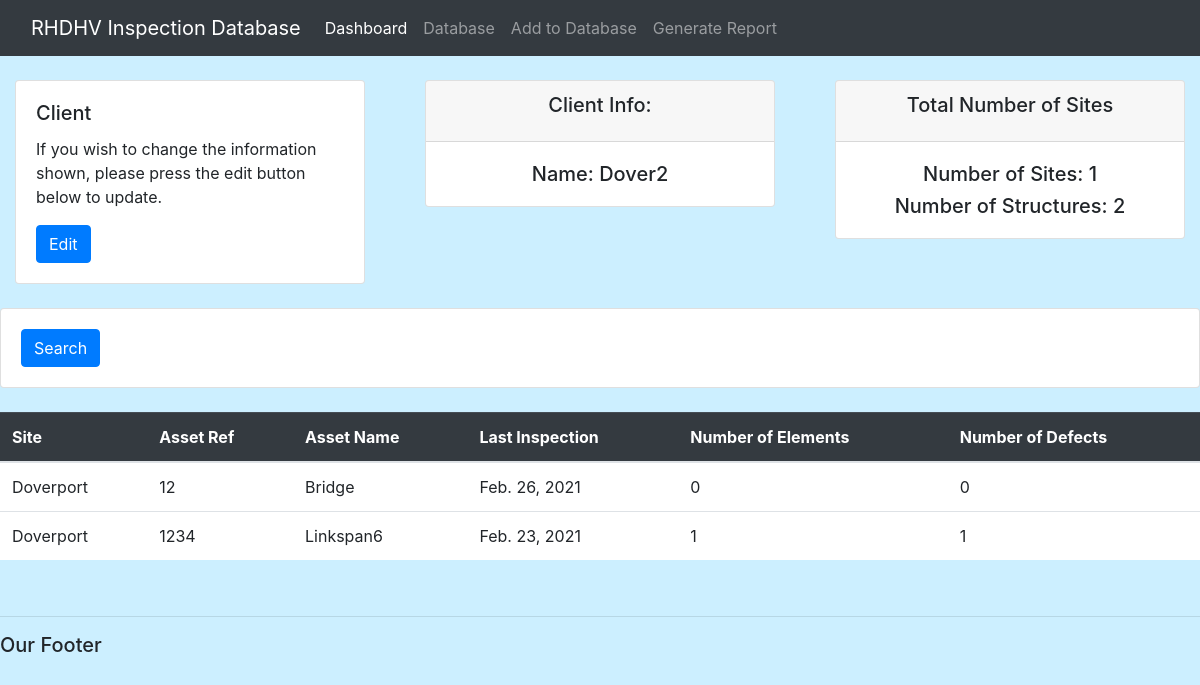
/dashboard/client_info/Dover2/, run on the app's committed database.
### dashboard/models.py (models this page shows, shortened)
class Client(models.Model):
    name = models.CharField(max_length=30)

class Site(models.Model):
    name = models.CharField(max_length=30)
    location = models.CharField(max_length=100)
    client = models.ForeignKey(Client, on_delete=models.CASCADE)
    latitude = models.FloatField(blank=True, null=True)
    longitude = models.FloatField(blank=True, null=True)

class Structure(models.Model):
    id_code = models.CharField(max_length=30)
    name = models.CharField(max_length=30)
    site = models.ForeignKey(Site, on_delete=models.CASCADE)
    date_of_inspection = models.DateField(auto_now=False, default=timezone.now)
    class Meta:
        ordering = ['-date_of_inspection']

### dashboard/views.py (the view)
# urls.py: path('client_info/<str:pk>/', views.client_info, name='client_info'),
def client_info(request, pk):
    client = Client.objects.get(name=pk)
    list_of_info = []
    structure_count = 0
    sites = client.site_set.all()
    for site in sites:
        structures = site.structure_set.all()
        structure_count += site.structure_set.all().count()
        element_count = 0
        for structure in structures:
            defect_count = 0
            elements = structure.element_set.all()
            element_count += structure.element_set.all().count()
            for element in elements:
                defect_count += element.defect_set.all().count()
            list_of_info.append((site.name,
                                 structure.id_code,
                                 structure.name,
                                 structure.date_of_inspection,
                                 element_count,
                                 defect_count))
    context = {'table_info': list_of_info,
               'client_name': client.name,
               'total_sites': sites.count(),
               'total_structures': structure_count}
    return render(request, 'dashboard/client_info.html', context=context)

### dashboard/templates/dashboard/client_info.html (shortened to what this page needs)
<!DOCTYPE html>
<html lang="en">
<head>
    <link rel="stylesheet" href="https://stackpath.bootstrapcdn.com/bootstrap/4.4.1/css/bootstrap.min.css">
</head>
{% include 'dashboard/navbar.html' %}
<body>
    {% include 'dashboard/client_info_dashboard.html' %}
    <br>
    <hr>
    <h5>Our Footer</h5>
</body>
</html>

### dashboard/templates/dashboard/client_info_dashboard.html
<br>
<div class="row">
	<div class="col">
		<div class="col-md">
			<div class="card">
			  <div class="card-body">
				<h5 class="card-title">Client</h5>
				<p class="card-text">If you wish to change the information shown, please press the edit button below to update.</p>
				<a href="{% url 'update_client' client_name %}" class="btn btn-primary">Edit</a>
			  </div>
    		</div>
		</div>
	</div>
	<div class="col">
		<div class="col-md">
			<div class="card text-center  mb-3" id="client_1">
			  	<div class="card-header">
			  		<h5 class="card-title">Client Info:</h5>
			  	</div>
			  	<div class="card-body">
			    	<h5 class="card-text">Name: {{client_name}}</h5>
			  	</div>
			</div>
		</div>
	</div>
	<div class="col">
		<div class="col-md">
			<div class="card text-center  mb-3" id="client_3">
			  	<div class="card-header">
			  		<h5 class="card-title">Total Number of Sites</h5>
			  	</div>
			  	<div class="card-body">
			    	<h5 class="card-text"> Number of Sites: {{total_sites}}</h5>
					<h5 class="card-text"> Number of Structures: {{total_structures}}</h5>
			  	</div>
			</div>
		</div>
	</div>
</div>
<br>
<div class="row">
	<div class="col">
		<div class="card card-body">
			<form method="get">
		    <button class="btn btn-primary" type="submit">Search</button>
		  	</form>
		</div>
	</div>
</div>
<br>
<div class="container-xxl">
    <table class="table">
        <thead class="table-dark">
        <tr>
          <th scope="col">Site</th>
          <th scope="col">Asset Ref</th>
          <th scope="col">Asset Name</th>
          <th scope="col">Last Inspection</th>
		  <th scope="col">Number of Elements</th>
          <th scope="col">Number of Defects</th>
        </tr>
      </thead>
      <tbody>
	  	{% for a, b, c, d, e, f in table_info %}
            <tr>
                <td>{{a}}</td>
                <td>{{b}}</td>
                <td>{{c}}</td>
                <td>{{d}}</td>
                <td>{{e}}</td>
                <td>{{f}}</td>
            </tr>
        {% endfor %}
      </tbody>
    </table>
</div>

### dashboard/templates/dashboard/client_info.html (style rules this page uses)
body { background-color: #ccefff; }
.container-xxl { background-color:#ffffff; }

### data on the page
Client: name "Dover2"
Site: table_info "Doverport" "Doverport"
Structure: table_info "12", table_info "Bridge", table_info "Feb. 26, 2021"
Structure: table_info "1234", table_info "Linkspan6", table_info "Feb. 23, 2021"

### other printed values
{{ total_sites }} "1"
{{ total_structures }} "2"
{{ e }} "0" "1"
{{ f }} "0" "1"
